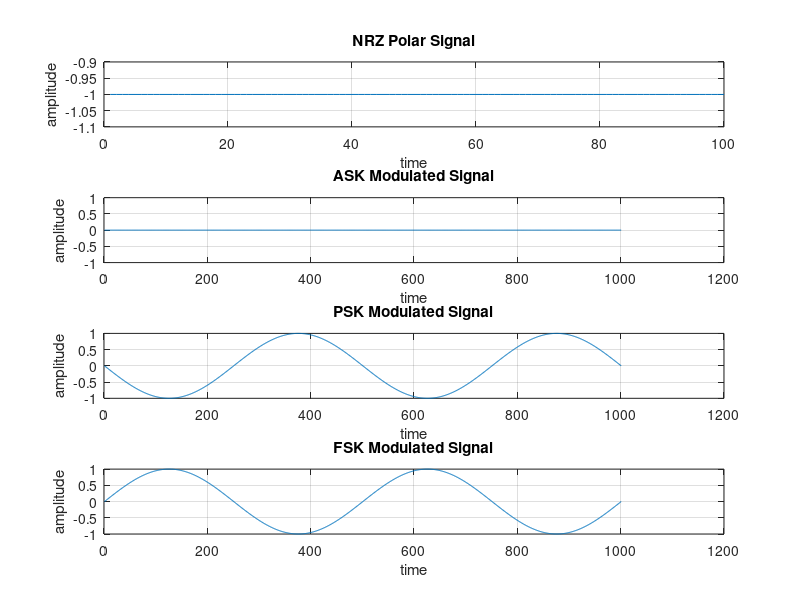
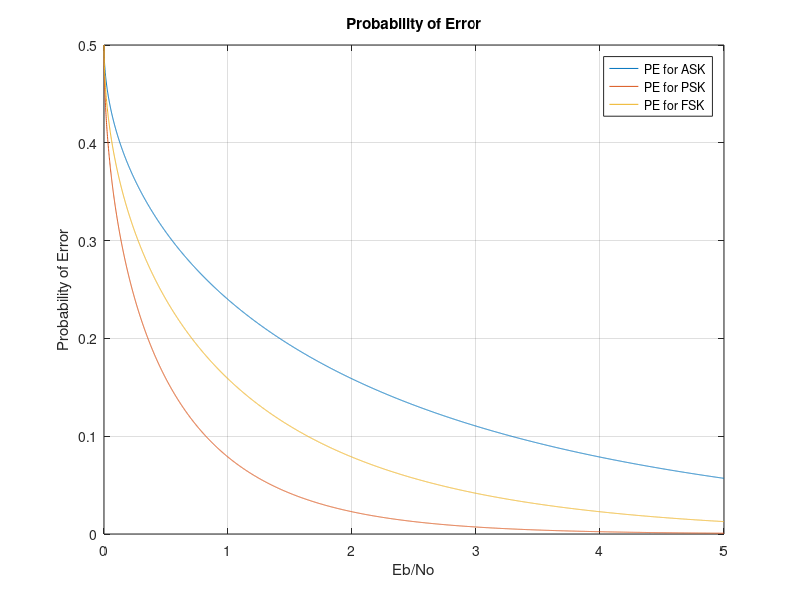

These figures' MATLAB source, in order:
%Matlab program to simulate ASK, PSK, FSK

clc %clear command window
close all %close all the graphs
clear all %clear all variables

%Ask user to enter bits to be transmitted
bits=input('Enter the bits to be transmitted')
n=length(bits)%this will give us number of bits

%Lets simulate NRZ Polar signal
nrz_polar=[]%lets create an empty matrix

for i=1:n
    if(bits(i)==1) 
        nrz_polar=[nrz_polar ones(1,100)]
    else
        nrz_polar=[nrz_polar -ones(1,100)]
    end
end
subplot(4,1,1)%Create 4 rows and 1 column and select 1st position
plot(nrz_polar)
grid on
xlabel('time')
ylabel('amplitude')
title('NRZ Polar Signal')

%To simulate Carrier Signal
t=0:0.001:1
carrier1=sin(2*pi*2*t)
carrier2=sin(2*pi*4*t)

%To simulate ASK Modulated Signal
ASK_Mod_Sig=[]%lets create an empty matrix
for(i=1:n)
    if(bits(i)==1)
        ASK_Mod_Sig=[ASK_Mod_Sig carrier1]
    else
        ASK_Mod_Sig=[ASK_Mod_Sig 0*carrier1]
    end
end
 
subplot(4,1,2)%Create 4 rows and 1 column and select 2nd position
plot(ASK_Mod_Sig)
grid on
xlabel('time')
ylabel('amplitude')
title('ASK Modulated Signal')

%To simulate PSK Modulated Signal
PSK_Mod_Sig=[]%lets create an empty matrix
for(i=1:n)
    if(bits(i)==1)
        PSK_Mod_Sig=[PSK_Mod_Sig carrier1]
    else
        PSK_Mod_Sig=[PSK_Mod_Sig -carrier1]
    end
end
 
subplot(4,1,3)%Create 4 rows and 1 column and select 3rd position
plot(PSK_Mod_Sig)
grid on
xlabel('time')
ylabel('amplitude')
title('PSK Modulated Signal')

% To simulate FSK Modulated Signal
FSK_Mod_Sig=[]%lets create an empty matrix
for(i=1:n)
    if(bits(i)==1)
        FSK_Mod_Sig=[FSK_Mod_Sig carrier2]
    else
        FSK_Mod_Sig=[FSK_Mod_Sig carrier1]
    end
end
 
subplot(4,1,4)%Create 4 rows and 1 column and select 4th position
plot(FSK_Mod_Sig)
grid on
xlabel('time')
ylabel('amplitude')
title('FSK Modulated Signal')

%Probability of Error for ASK,PSK,FSK
Eb_by_No=0:0.001:5;
PE_ASK=qfunc(sqrt(Eb_by_No/2));
PE_PSK=qfunc(sqrt(2*Eb_by_No));
PE_FSK=qfunc(sqrt(Eb_by_No));

figure
plot(Eb_by_No,PE_ASK)
grid on
xlabel('Eb/No')
ylabel('Probability of Error')
title('Probability of Error')
hold on
plot(Eb_by_No,PE_PSK)
hold on
plot(Eb_by_No,PE_FSK)

legend('PE for ASK','PE for PSK', 'PE for FSK')
 